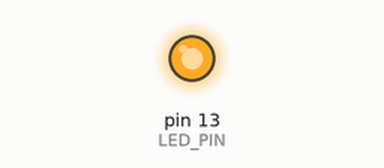
This sketch was run on a simulated Arduino Uno, built with avr-gcc and run on an emulated ATmega328P. Parts: output pins drawn as LEDs (lit = HIGH).

Above: at 2.5 s.
At 7.5 s:
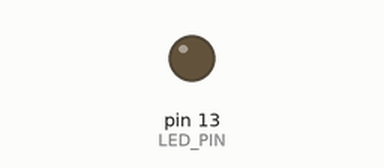
Timing chart, 0 to 13.0 s (numbered marks = the images above):
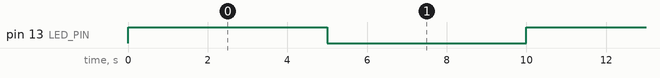

Measured:
- by itself, pin 13 (LED_PIN): alternates HIGH for 5.0 s and LOW for 5.0 s

The sketch:

ledBlink.ino
```cpp
//----------------- LED BLINK -------------------//
// LED connected to digital pin 2
const int LED_PIN = 13;

//the setup  function
void setup() {
  // put your setup code here, to run once:
  pinMode(LED_PIN, OUTPUT);
}

void loop() {
  // put your main code here, to run repeatedly:
  digitalWrite (LED_PIN, HIGH);
  delay(5000);
  digitalWrite (LED_PIN, LOW);
  delay(5000);
}
```
